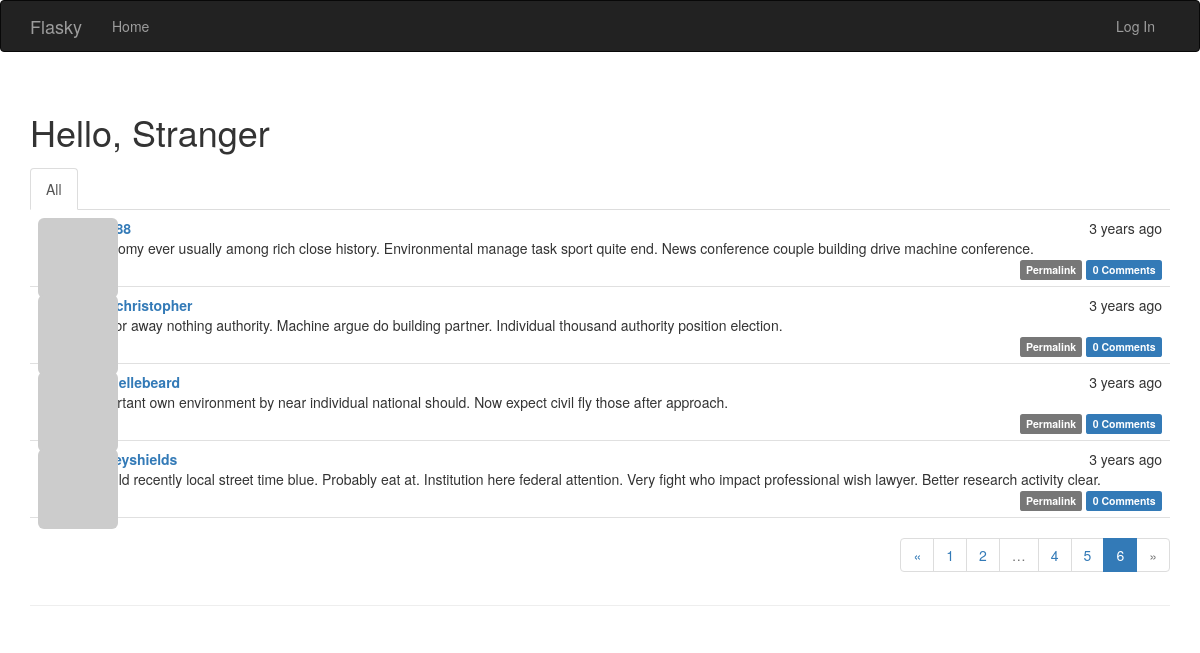
Page /?page=6 on the committed database.
### app/models.py (models this page shows, shortened)
class Post(db.Model):
    __tablename__ = 'posts'
    id = db.Column(db.Integer, primary_key=True)
    body = db.Column(db.Text)
    body_html = db.Column(db.Text)
    timestamp = db.Column(db.DateTime, index=True, default=datetime.utcnow)
    author_id = db.Column(db.Integer, db.ForeignKey('users.id'))
    comments = db.relationship('Comment', backref='post', lazy='dynamic')

class User(UserMixin,db.Model):
    __tablename__ = 'users'
    id = db.Column(db.Integer, primary_key=True)
    username = db.Column(db.String(64), unique=True, index=True)
    role_id = db.Column(db.Integer, db.ForeignKey('roles.id'))
    password_hash = db.Column(db.String(128))
    email = db.Column(db.String(64), unique=True, index=True)
    confirmed = db.Column(db.Boolean, default=False)
    name = db.Column(db.String(64))
    location = db.Column(db.String(64))
    about_me = db.Column(db.Text())
    member_since = db.Column(db.DateTime(), default=datetime.utcnow)
    last_seen = db.Column(db.DateTime(), default=datetime.utcnow)
    avatar_hash = db.Column(db.String(32))
    posts = db.relationship('Post', backref='author', lazy='dynamic')
    comments = db.relationship('Comment', backref='author', lazy='dynamic')
    followed = db.relationship('Follow',
                               foreign_keys = [Follow.follower_id],
                               backref=db.backref('follower', lazy='joined'),
                               lazy='dynamic',
                               cascade='all, delete-orphan'
                               )
    followers = db.relationship('Follow',
                                foreign_keys = [Follow.followed_id],
                                backref=db.backref('followed', lazy='joined'),
                                lazy='dynamic',
                                cascade='all, delete-orphan'
                                )
    def gravatar(self, size=100, default='identicon', rating='g'):
        url = 'https://secure.gravatar.com/avatar'
        hash = self.avatar_hash or self.gravatar_hash()
        return '{url}/{hash}?s={size}&d={default}&r={rating}'.format(
            url=url, hash=hash, size=size, default=default, rating=rating)
    @property
    def password(self):
        raise AttributeError('password is not a readable attribute')

### app/main/views.py (the view)
@main.route('/', methods=['GET', 'POST'])
def index():
    form = PostForm()
    if current_user.can(Permission.WRITE) and form.validate_on_submit():
        post = Post(body=form.body.data,
                    author=current_user._get_current_object())
        db.session.add(post)
        db.session.commit()
        return redirect(url_for('.index'))
    page = request.args.get('page', 1, type=int)
    show_followed = False
    if current_user.is_authenticated:
        show_followed = bool(request.cookies.get('show_followed',''))
    if show_followed:
        query = current_user.followed_posts
    else:
        query = Post.query
    pagination = query.order_by(Post.timestamp.desc()).paginate(
        page, per_page=current_app.config['FLASKY_POSTS_PER_PAGE'],
        error_out=False
    )
    posts = pagination.items
    return render_template('index.html', form=form,
                           posts=posts, pagination=pagination, show_followed=show_followed)

### app/auth/views.py (called while the page is built)
@auth.before_app_request
def before_request():
    if current_user.is_authenticated:
        current_user.ping()
        if not current_user.confirmed \
        and request.blueprint != 'auth' \
        and request.endpoint != 'static':
            return redirect(url_for('auth.unconfirmed'))

### app/main/__init__.py (called while the page is built)
@main.app_context_processor
def inject_permissions():
    return dict(Permission=Permission)

### app/main/views.py (called while the page is built)
@main.after_app_request
def after_request(response):
    for query in get_debug_queries():
        if query.duration >= current_app.config['FLASKY_SLOW_DB_QUERY_TIME']:
            current_app.logger.warning(
                'Slow query: %s\nParameters: %s\nDuration: %s\nContext:%s\n' %
                (query.statement, query.parameters, query.duration, query.context)
            )
    return response

### app/models.py (called while the page is built)
    def can(self, permissions):
        return False

    def is_administrator(self):
        return False

### app/templates/index.html (shortened to what this page needs)
{% extends "base.html" %}
{% import "bootstrap/wtf.html" as wtf %}
{% import "_macros.html" as macros %}
{% block page_content %}
<div class="page-header">
    <h1>Hello, {% if current_user.is_authenticated %} {{ current_user.username }}{% else %}Stranger {% endif %}</h1>
    <div class="post-tabs">
        <ul class="nav nav-tabs">
            <li {% if not show_followed %} class="active" {% endif %}><a href="{{ url_for('.show_all') }}">All</a></li>
        </ul>
        {% include '_posts.html' %}
    </div>
    <div class="pagination">
        {{ macros.pagination_widget(pagination, '.index') }}
    </div>
</div>
{% endblock %}

### app/templates/_posts.html (shortened to what this page needs)
<ul class="posts">
        {% for post in posts %}
        <li class="post">
            <div class="post-thumbnail">
                <a href="{{ url_for('.user', username=post.author.username) }}">
                    <img class="img-rounded profile-thumbnail" src="{{ post.author.gravatar(size=40) }}"/>
                </a>
            </div>
            <div class="post-content">
                <div class="post-date">{{ moment(post.timestamp).fromNow() }}</div>
                <div class="post-author">
                    <a href="{{ url_for('.user', username=post.author.username) }}">
                        {{ post.author.username }}
                    </a>
                </div>
                <div class="post-body">
                    {% if post.body_html %}
                        {{ post.body_html | safe }}
                    {% else %}
                        {{ post.body }}
                    {% endif %}
                </div>
                <div class="post-footer">
                    <a href="{{ url_for('.post', id=post.id) }}">
                        <span class="label label-default">Permalink</span>
                    </a>
                    <a href="{{ url_for('.post', id=post.id) }}#comments">
                        <span class="label label-primary">{{ post.comments.count() }} Comments</span>
                    </a>
                </div>
            </div>
        </li>
        {% endfor %}
    </ul>

### app/static/styles.css (style rules this page uses)
.profile-thumbnail { position: absolute; }
div.post-tabs { margin-top: 16px; }
ul.posts { list-style-type: none; padding: 0px; margin: 16px 0px 0px 0px; border-top: 1px solid #e0e0e0; }
div.post-tabs ul.posts { margin: 0px; border-top: none; }
ul.posts li.post { padding: 8px; border-bottom: 1px solid #e0e0e0; }
div.post-date { float: right; }
div.post-author { font-weight: bold; }
div.post-thumbnail { position: absolute; }
div.post-content { margin-left: 48px; min-height: 48px; }
div.post-footer { text-align: right; }
div.pagination { width: 100%; text-align: right; padding: 0px; margin: 0px; }

### rows in the picture
Post: timestamp "3 years ago", body "Economy ever usually among rich close history. Environmental manage task sport quite end. News conference couple building drive machine conference.", comments.count "0"
Post: timestamp "3 years ago", author.username "reedchristopher", body "Author away nothing authority. Machine argue do building partner. Individual thousand authority position election.", comments.count "0"
Post: timestamp "3 years ago", author.username "michellebeard", body "Important own environment by near individual national should. Now expect civil fly those after approach.", comments.count "0"
Post: timestamp "3 years ago", author.username "ashleyshields", body "Should recently local street time blue. Probably eat at. Institution here federal attention. Very fight who impact professional wish lawyer. Better research activity clear.", comments.count "0"

### other values in the picture
{{ p }} "1" "2" "4" "5"
{{ p }} "6"
